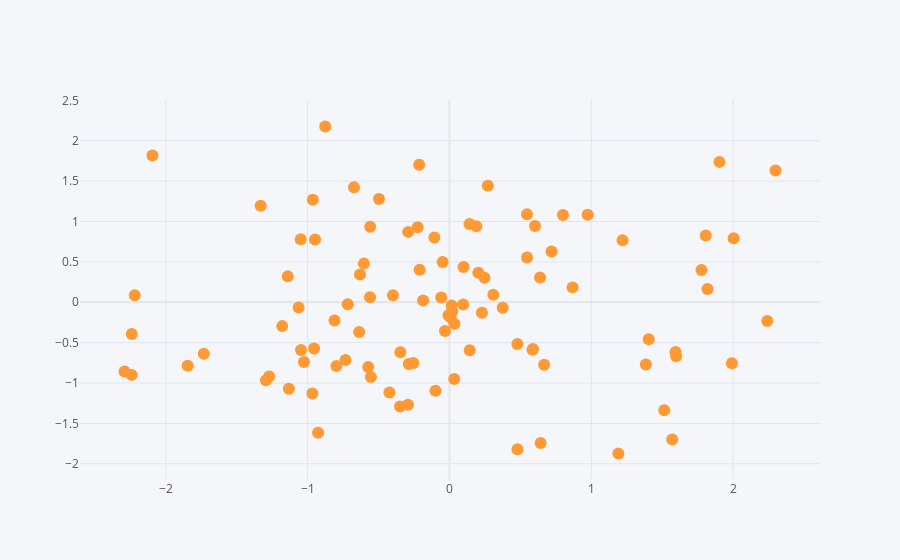

This figure's notebook cell:
### Markdown cell above
### Scatter

### Code cell
configure_plotly_browser_state()
df.iplot(kind='scatter',x='A',y='B',mode='markers')
